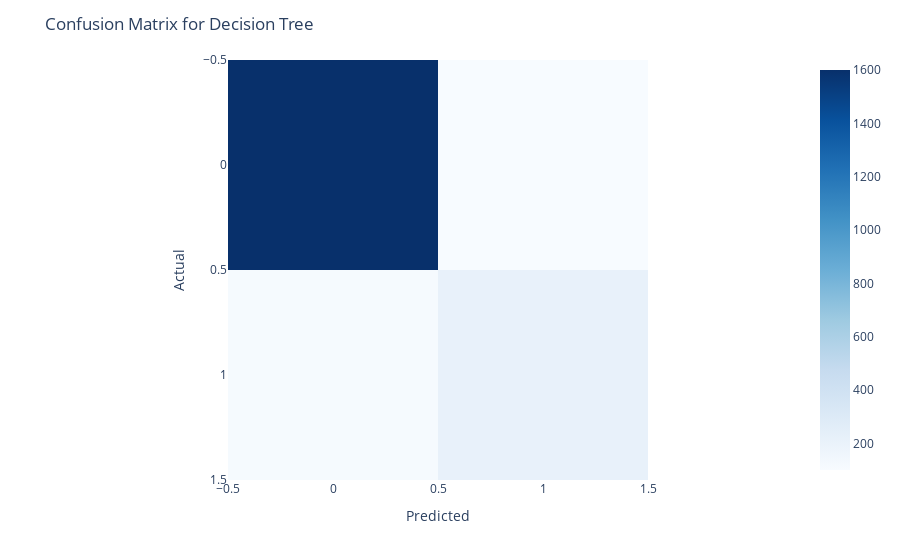

The code cell stored with this chart in its notebook:
### Code cell
#Confusion Matrix for Decision Tree
cm_DT = confusion_matrix(y_test, dt_pred)
confusion_matrix_display = px.imshow(cm_DT, color_continuous_scale='Blues')
confusion_matrix_display.update_layout(title='Confusion Matrix for Decision Tree', xaxis_title='Predicted', yaxis_title='Actual')
confusion_matrix_display.show()

### Figure 1 — Plotly figure (JSON) as saved in the notebook; plotly's stock layout.template omitted (floating-point values rounded to 4 significant figures)
{"data": [{"coloraxis": "coloraxis", "hovertemplate": "x: %{x}<br>y: %{y}<br>color: %{z}<extra></extra>", "name": "0", "type": "heatmap", "xaxis": "x", "yaxis": "y", "z": [[1601, 100], [112, 213]]}], "layout": {"coloraxis": {"colorscale": [[0, "rgb(247,251,255)"], [0.125, "rgb(222,235,247)"], [0.25, "rgb(198,219,239)"], [0.375, "rgb(158,202,225)"], [0.5, "rgb(107,174,214)"], [0.625, "rgb(66,146,198)"], [0.75, "rgb(33,113,181)"], [0.875, "rgb(8,81,156)"], [1, "rgb(8,48,107)"]]}, "margin": {"t": 60}, "title": {"text": "Confusion Matrix for Decision Tree"}, "xaxis": {"anchor": "y", "constrain": "domain", "domain": [0, 1], "scaleanchor": "y", "title": {"text": "Predicted"}}, "yaxis": {"anchor": "x", "autorange": "reversed", "constrain": "domain", "domain": [0, 1], "title": {"text": "Actual"}}}}
